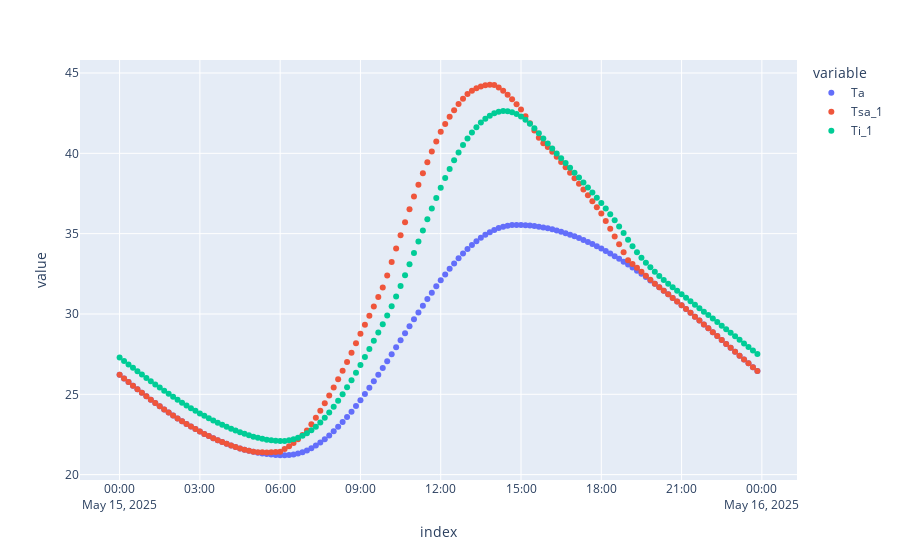

The notebook cell saved with this chart:
### Code cell
eh.Nx = 100
eh.dt = 600
eh.materials('./eh_config/materials.ini')
dia_promedio = eh.meanDay(epw_file="epw/Torreon.epw",month='05')
tsa_df = eh.Tsa(
    meanDay_dataframe=dia_promedio,
    solar_absortance=0.4,
    surface_tilt=90, 
    surface_azimuth=180,
    )

sc = [
    ("EPS", 0.1),
    # ("Acero", 0.1),
#    ("brick", 0.2),
#    ("concrete", 0.1),
]

sc_df, ET = eh.solveCS(sc, tsa_df,Energia=True)
resultado = tsa_df.join(sc_df, how="right")

solucion = pd.concat([resultado[['zenith', 'elevation', 'azimuth', 'equation_of_time', 'Tn', 'DeltaTn', 'Ta', 'Ig', 'Ib', 'Id']], resultado[["Is", "Tsa", "Ti"]].add_suffix("_1", axis=1)], axis=1)


px.scatter(
    data_frame=solucion,
    x=solucion.index,
    y=["Ta","Tsa_1","Ti_1"]
)

### Figure 1 — Plotly figure (JSON) as saved in the notebook; plotly's stock layout.template omitted (floating-point values rounded to 4 significant figures; data arrays with more than 128 entries replaced by an {"elided": "..."} marker saying what was removed)
{"data": [{"hovertemplate": "variable=Ta<br>index=%{x}<br>value=%{y}<extra></extra>", "legendgroup": "Ta", "marker": {"color": "#636efa", "symbol": "circle"}, "mode": "markers", "name": "Ta", "orientation": "v", "showlegend": true, "type": "scatter", "x": {"elided": "144 str values"}, "xaxis": "x", "y": {"elided": "144 float values"}, "yaxis": "y"}, {"hovertemplate": "variable=Tsa_1<br>index=%{x}<br>value=%{y}<extra></extra>", "legendgroup": "Tsa_1", "marker": {"color": "#EF553B", "symbol": "circle"}, "mode": "markers", "name": "Tsa_1", "orientation": "v", "showlegend": true, "type": "scatter", "x": {"elided": "144 str values"}, "xaxis": "x", "y": {"elided": "144 float values"}, "yaxis": "y"}, {"hovertemplate": "variable=Ti_1<br>index=%{x}<br>value=%{y}<extra></extra>", "legendgroup": "Ti_1", "marker": {"color": "#00cc96", "symbol": "circle"}, "mode": "markers", "name": "Ti_1", "orientation": "v", "showlegend": true, "type": "scatter", "x": {"elided": "144 str values"}, "xaxis": "x", "y": {"elided": "144 float values"}, "yaxis": "y"}], "layout": {"legend": {"title": {"text": "variable"}, "tracegroupgap": 0}, "margin": {"t": 60}, "xaxis": {"anchor": "y", "domain": [0, 1], "title": {"text": "index"}}, "yaxis": {"anchor": "x", "domain": [0, 1], "title": {"text": "value"}}}}
